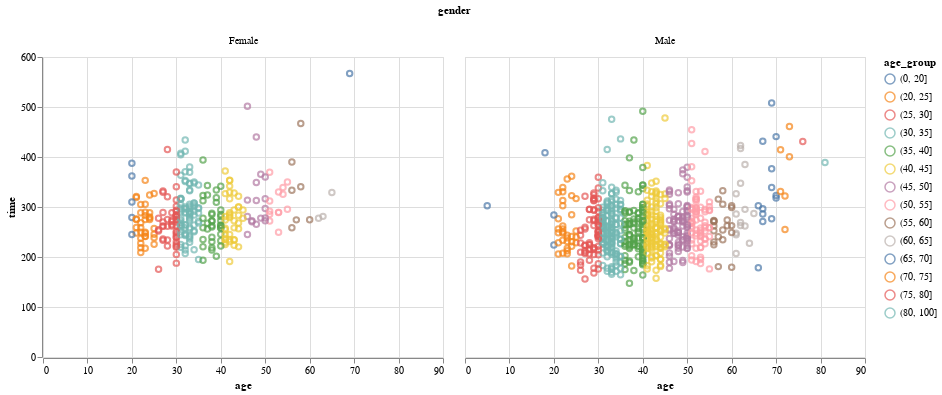

The cell this chart's notebook holds for it:
### Code cell
alt.Chart(marathon).mark_point().encode(
    x = 'age',
    y = 'time',
    color  = 'age_group',
    column = 'gender'
)

### Figure 1 — Vega-Lite specification as saved in the notebook (floating-point values rounded to 4 significant figures; data arrays with more than 128 entries replaced by an {"elided": "..."} marker saying what was removed)
{"config": {"view": {"continuousWidth": 400, "continuousHeight": 300}}, "data": {"name": "data-799448846404f5327a5625039fdeb9da"}, "mark": "point", "encoding": {"color": {"type": "nominal", "field": "age_group"}, "column": {"type": "nominal", "field": "gender"}, "x": {"type": "quantitative", "field": "age"}, "y": {"type": "quantitative", "field": "time"}}, "$schema": "https://vega.github.io/schema/vega-lite/v4.8.1.json", "datasets": {"data-799448846404f5327a5625039fdeb9da": {"elided": "1000 records"}}}
